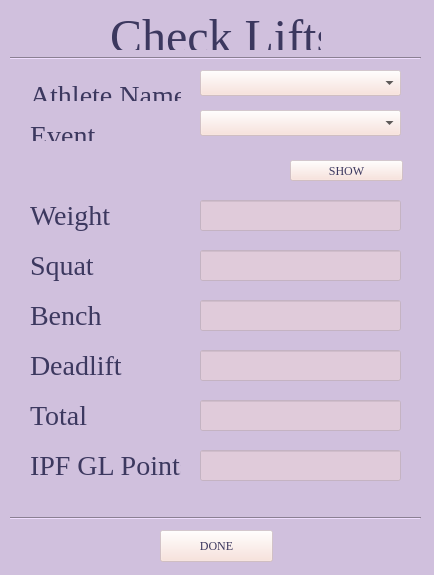
<?xml version="1.0" encoding="UTF-8"?>
<ui version="4.0">
 <class>AthleteCheckLifts</class>
 <widget class="QWidget" name="AthleteCheckLifts">
  <property name="geometry">
   <rect>
    <x>0</x>
    <y>0</y>
    <width>434</width>
    <height>575</height>
   </rect>
  </property>
  <property name="minimumSize">
   <size>
    <width>434</width>
    <height>539</height>
   </size>
  </property>
  <property name="maximumSize">
   <size>
    <width>434</width>
    <height>575</height>
   </size>
  </property>
  <property name="windowTitle">
   <string>Check Lifts</string>
  </property>
  <property name="styleSheet">
   <string notr="true">
background-color: rgb(208, 192, 221);</string>
  </property>
  <widget class="QComboBox" name="EventBox">
   <property name="geometry">
    <rect>
     <x>200</x>
     <y>110</y>
     <width>201</width>
     <height>26</height>
    </rect>
   </property>
   <property name="palette">
    <palette>
     <active>
      <colorrole role="Button">
       <brush brushstyle="SolidPattern">
        <color alpha="99">
         <red>249</red>
         <green>222</green>
         <blue>214</blue>
        </color>
       </brush>
      </colorrole>
      <colorrole role="Text">
       <brush brushstyle="SolidPattern">
        <color alpha="255">
         <red>60</red>
         <green>56</green>
         <blue>95</blue>
        </color>
       </brush>
      </colorrole>
      <colorrole role="Base">
       <brush brushstyle="SolidPattern">
        <color alpha="99">
         <red>249</red>
         <green>222</green>
         <blue>214</blue>
        </color>
       </brush>
      </colorrole>
      <colorrole role="Window">
       <brush brushstyle="SolidPattern">
        <color alpha="99">
         <red>249</red>
         <green>222</green>
         <blue>214</blue>
        </color>
       </brush>
      </colorrole>
     </active>
     <inactive>
      <colorrole role="Button">
       <brush brushstyle="SolidPattern">
        <color alpha="99">
         <red>249</red>
         <green>222</green>
         <blue>214</blue>
        </color>
       </brush>
      </colorrole>
      <colorrole role="Text">
       <brush brushstyle="SolidPattern">
        <color alpha="255">
         <red>60</red>
         <green>56</green>
         <blue>95</blue>
        </color>
       </brush>
      </colorrole>
      <colorrole role="Base">
       <brush brushstyle="SolidPattern">
        <color alpha="99">
         <red>249</red>
         <green>222</green>
         <blue>214</blue>
        </color>
       </brush>
      </colorrole>
      <colorrole role="Window">
       <brush brushstyle="SolidPattern">
        <color alpha="99">
         <red>249</red>
         <green>222</green>
         <blue>214</blue>
        </color>
       </brush>
      </colorrole>
     </inactive>
     <disabled>
      <colorrole role="Button">
       <brush brushstyle="SolidPattern">
        <color alpha="99">
         <red>249</red>
         <green>222</green>
         <blue>214</blue>
        </color>
       </brush>
      </colorrole>
      <colorrole role="Text">
       <brush brushstyle="SolidPattern">
        <color alpha="255">
         <red>127</red>
         <green>127</green>
         <blue>127</blue>
        </color>
       </brush>
      </colorrole>
      <colorrole role="Base">
       <brush brushstyle="SolidPattern">
        <color alpha="99">
         <red>249</red>
         <green>222</green>
         <blue>214</blue>
        </color>
       </brush>
      </colorrole>
      <colorrole role="Window">
       <brush brushstyle="SolidPattern">
        <color alpha="99">
         <red>249</red>
         <green>222</green>
         <blue>214</blue>
        </color>
       </brush>
      </colorrole>
     </disabled>
    </palette>
   </property>
   <property name="font">
    <font>
     <family>Georgia</family>
    </font>
   </property>
   <property name="styleSheet">
    <string notr="true">background-color: rgb(249, 222, 214,99);</string>
   </property>
  </widget>
  <widget class="QLabel" name="label_6">
   <property name="geometry">
    <rect>
     <x>30</x>
     <y>350</y>
     <width>151</width>
     <height>31</height>
    </rect>
   </property>
   <property name="font">
    <font>
     <family>Georgia</family>
     <pointsize>21</pointsize>
    </font>
   </property>
   <property name="text">
    <string>&lt;html&gt;&lt;head/&gt;&lt;body&gt;&lt;p&gt;&lt;span style=&quot; color:#3c385f;&quot;&gt;Deadlift&lt;/span&gt;&lt;/p&gt;&lt;/body&gt;&lt;/html&gt;</string>
   </property>
  </widget>
  <widget class="QLabel" name="label_2">
   <property name="geometry">
    <rect>
     <x>30</x>
     <y>80</y>
     <width>151</width>
     <height>21</height>
    </rect>
   </property>
   <property name="font">
    <font>
     <family>Georgia</family>
     <pointsize>21</pointsize>
    </font>
   </property>
   <property name="text">
    <string>&lt;html&gt;&lt;head/&gt;&lt;body&gt;&lt;p&gt;&lt;span style=&quot; color:#3c385f;&quot;&gt;Athlete Name&lt;/span&gt;&lt;/p&gt;&lt;/body&gt;&lt;/html&gt;</string>
   </property>
  </widget>
  <widget class="QLabel" name="label">
   <property name="geometry">
    <rect>
     <x>110</x>
     <y>10</y>
     <width>211</width>
     <height>41</height>
    </rect>
   </property>
   <property name="font">
    <font>
     <family>Georgia</family>
    </font>
   </property>
   <property name="text">
    <string>&lt;html&gt;&lt;head/&gt;&lt;body&gt;&lt;p align=&quot;center&quot;&gt;&lt;span style=&quot; font-size:36pt; color:#3c385f;&quot;&gt;Check Lifts&lt;/span&gt;&lt;/p&gt;&lt;/body&gt;&lt;/html&gt;</string>
   </property>
  </widget>
  <widget class="QLineEdit" name="Points">
   <property name="geometry">
    <rect>
     <x>200</x>
     <y>450</y>
     <width>201</width>
     <height>31</height>
    </rect>
   </property>
   <property name="palette">
    <palette>
     <active>
      <colorrole role="Button">
       <brush brushstyle="SolidPattern">
        <color alpha="99">
         <red>249</red>
         <green>222</green>
         <blue>214</blue>
        </color>
       </brush>
      </colorrole>
      <colorrole role="Base">
       <brush brushstyle="SolidPattern">
        <color alpha="99">
         <red>249</red>
         <green>222</green>
         <blue>214</blue>
        </color>
       </brush>
      </colorrole>
      <colorrole role="Window">
       <brush brushstyle="SolidPattern">
        <color alpha="99">
         <red>249</red>
         <green>222</green>
         <blue>214</blue>
        </color>
       </brush>
      </colorrole>
     </active>
     <inactive>
      <colorrole role="Button">
       <brush brushstyle="SolidPattern">
        <color alpha="99">
         <red>249</red>
         <green>222</green>
         <blue>214</blue>
        </color>
       </brush>
      </colorrole>
      <colorrole role="Base">
       <brush brushstyle="SolidPattern">
        <color alpha="99">
         <red>249</red>
         <green>222</green>
         <blue>214</blue>
        </color>
       </brush>
      </colorrole>
      <colorrole role="Window">
       <brush brushstyle="SolidPattern">
        <color alpha="99">
         <red>249</red>
         <green>222</green>
         <blue>214</blue>
        </color>
       </brush>
      </colorrole>
     </inactive>
     <disabled>
      <colorrole role="Button">
       <brush brushstyle="SolidPattern">
        <color alpha="99">
         <red>249</red>
         <green>222</green>
         <blue>214</blue>
        </color>
       </brush>
      </colorrole>
      <colorrole role="Base">
       <brush brushstyle="SolidPattern">
        <color alpha="99">
         <red>249</red>
         <green>222</green>
         <blue>214</blue>
        </color>
       </brush>
      </colorrole>
      <colorrole role="Window">
       <brush brushstyle="SolidPattern">
        <color alpha="99">
         <red>249</red>
         <green>222</green>
         <blue>214</blue>
        </color>
       </brush>
      </colorrole>
     </disabled>
    </palette>
   </property>
   <property name="styleSheet">
    <string notr="true">background-color: rgb(249, 222, 214,99);</string>
   </property>
   <property name="readOnly">
    <bool>true</bool>
   </property>
  </widget>
  <widget class="QLineEdit" name="Total">
   <property name="geometry">
    <rect>
     <x>200</x>
     <y>400</y>
     <width>201</width>
     <height>31</height>
    </rect>
   </property>
   <property name="palette">
    <palette>
     <active>
      <colorrole role="Button">
       <brush brushstyle="SolidPattern">
        <color alpha="99">
         <red>249</red>
         <green>222</green>
         <blue>214</blue>
        </color>
       </brush>
      </colorrole>
      <colorrole role="Base">
       <brush brushstyle="SolidPattern">
        <color alpha="99">
         <red>249</red>
         <green>222</green>
         <blue>214</blue>
        </color>
       </brush>
      </colorrole>
      <colorrole role="Window">
       <brush brushstyle="SolidPattern">
        <color alpha="99">
         <red>249</red>
         <green>222</green>
         <blue>214</blue>
        </color>
       </brush>
      </colorrole>
     </active>
     <inactive>
      <colorrole role="Button">
       <brush brushstyle="SolidPattern">
        <color alpha="99">
         <red>249</red>
         <green>222</green>
         <blue>214</blue>
        </color>
       </brush>
      </colorrole>
      <colorrole role="Base">
       <brush brushstyle="SolidPattern">
        <color alpha="99">
         <red>249</red>
         <green>222</green>
         <blue>214</blue>
        </color>
       </brush>
      </colorrole>
      <colorrole role="Window">
       <brush brushstyle="SolidPattern">
        <color alpha="99">
         <red>249</red>
         <green>222</green>
         <blue>214</blue>
        </color>
       </brush>
      </colorrole>
     </inactive>
     <disabled>
      <colorrole role="Button">
       <brush brushstyle="SolidPattern">
        <color alpha="99">
         <red>249</red>
         <green>222</green>
         <blue>214</blue>
        </color>
       </brush>
      </colorrole>
      <colorrole role="Base">
       <brush brushstyle="SolidPattern">
        <color alpha="99">
         <red>249</red>
         <green>222</green>
         <blue>214</blue>
        </color>
       </brush>
      </colorrole>
      <colorrole role="Window">
       <brush brushstyle="SolidPattern">
        <color alpha="99">
         <red>249</red>
         <green>222</green>
         <blue>214</blue>
        </color>
       </brush>
      </colorrole>
     </disabled>
    </palette>
   </property>
   <property name="styleSheet">
    <string notr="true">background-color: rgb(249, 222, 214,99);</string>
   </property>
   <property name="readOnly">
    <bool>true</bool>
   </property>
  </widget>
  <widget class="Line" name="line_2">
   <property name="geometry">
    <rect>
     <x>10</x>
     <y>50</y>
     <width>411</width>
     <height>16</height>
    </rect>
   </property>
   <property name="orientation">
    <enum>Qt::Horizontal</enum>
   </property>
  </widget>
  <widget class="QPushButton" name="ShowLift">
   <property name="geometry">
    <rect>
     <x>290</x>
     <y>160</y>
     <width>113</width>
     <height>21</height>
    </rect>
   </property>
   <property name="palette">
    <palette>
     <active>
      <colorrole role="Button">
       <brush brushstyle="SolidPattern">
        <color alpha="99">
         <red>249</red>
         <green>222</green>
         <blue>214</blue>
        </color>
       </brush>
      </colorrole>
      <colorrole role="ButtonText">
       <brush brushstyle="SolidPattern">
        <color alpha="255">
         <red>60</red>
         <green>56</green>
         <blue>95</blue>
        </color>
       </brush>
      </colorrole>
      <colorrole role="Base">
       <brush brushstyle="SolidPattern">
        <color alpha="99">
         <red>249</red>
         <green>222</green>
         <blue>214</blue>
        </color>
       </brush>
      </colorrole>
      <colorrole role="Window">
       <brush brushstyle="SolidPattern">
        <color alpha="99">
         <red>249</red>
         <green>222</green>
         <blue>214</blue>
        </color>
       </brush>
      </colorrole>
     </active>
     <inactive>
      <colorrole role="Button">
       <brush brushstyle="SolidPattern">
        <color alpha="99">
         <red>249</red>
         <green>222</green>
         <blue>214</blue>
        </color>
       </brush>
      </colorrole>
      <colorrole role="ButtonText">
       <brush brushstyle="SolidPattern">
        <color alpha="255">
         <red>60</red>
         <green>56</green>
         <blue>95</blue>
        </color>
       </brush>
      </colorrole>
      <colorrole role="Base">
       <brush brushstyle="SolidPattern">
        <color alpha="99">
         <red>249</red>
         <green>222</green>
         <blue>214</blue>
        </color>
       </brush>
      </colorrole>
      <colorrole role="Window">
       <brush brushstyle="SolidPattern">
        <color alpha="99">
         <red>249</red>
         <green>222</green>
         <blue>214</blue>
        </color>
       </brush>
      </colorrole>
     </inactive>
     <disabled>
      <colorrole role="Button">
       <brush brushstyle="SolidPattern">
        <color alpha="99">
         <red>249</red>
         <green>222</green>
         <blue>214</blue>
        </color>
       </brush>
      </colorrole>
      <colorrole role="ButtonText">
       <brush brushstyle="SolidPattern">
        <color alpha="255">
         <red>148</red>
         <green>148</green>
         <blue>148</blue>
        </color>
       </brush>
      </colorrole>
      <colorrole role="Base">
       <brush brushstyle="SolidPattern">
        <color alpha="99">
         <red>249</red>
         <green>222</green>
         <blue>214</blue>
        </color>
       </brush>
      </colorrole>
      <colorrole role="Window">
       <brush brushstyle="SolidPattern">
        <color alpha="99">
         <red>249</red>
         <green>222</green>
         <blue>214</blue>
        </color>
       </brush>
      </colorrole>
     </disabled>
    </palette>
   </property>
   <property name="font">
    <font>
     <family>Georgia</family>
    </font>
   </property>
   <property name="styleSheet">
    <string notr="true">background-color: rgb(249, 222, 214,99);</string>
   </property>
   <property name="text">
    <string>SHOW</string>
   </property>
  </widget>
  <widget class="QLineEdit" name="Squat">
   <property name="geometry">
    <rect>
     <x>200</x>
     <y>250</y>
     <width>201</width>
     <height>31</height>
    </rect>
   </property>
   <property name="palette">
    <palette>
     <active>
      <colorrole role="Button">
       <brush brushstyle="SolidPattern">
        <color alpha="99">
         <red>249</red>
         <green>222</green>
         <blue>214</blue>
        </color>
       </brush>
      </colorrole>
      <colorrole role="Base">
       <brush brushstyle="SolidPattern">
        <color alpha="99">
         <red>249</red>
         <green>222</green>
         <blue>214</blue>
        </color>
       </brush>
      </colorrole>
      <colorrole role="Window">
       <brush brushstyle="SolidPattern">
        <color alpha="99">
         <red>249</red>
         <green>222</green>
         <blue>214</blue>
        </color>
       </brush>
      </colorrole>
     </active>
     <inactive>
      <colorrole role="Button">
       <brush brushstyle="SolidPattern">
        <color alpha="99">
         <red>249</red>
         <green>222</green>
         <blue>214</blue>
        </color>
       </brush>
      </colorrole>
      <colorrole role="Base">
       <brush brushstyle="SolidPattern">
        <color alpha="99">
         <red>249</red>
         <green>222</green>
         <blue>214</blue>
        </color>
       </brush>
      </colorrole>
      <colorrole role="Window">
       <brush brushstyle="SolidPattern">
        <color alpha="99">
         <red>249</red>
         <green>222</green>
         <blue>214</blue>
        </color>
       </brush>
      </colorrole>
     </inactive>
     <disabled>
      <colorrole role="Button">
       <brush brushstyle="SolidPattern">
        <color alpha="99">
         <red>249</red>
         <green>222</green>
         <blue>214</blue>
        </color>
       </brush>
      </colorrole>
      <colorrole role="Base">
       <brush brushstyle="SolidPattern">
        <color alpha="99">
         <red>249</red>
         <green>222</green>
         <blue>214</blue>
        </color>
       </brush>
      </colorrole>
      <colorrole role="Window">
       <brush brushstyle="SolidPattern">
        <color alpha="99">
         <red>249</red>
         <green>222</green>
         <blue>214</blue>
        </color>
       </brush>
      </colorrole>
     </disabled>
    </palette>
   </property>
   <property name="styleSheet">
    <string notr="true">background-color: rgb(249, 222, 214,99);</string>
   </property>
   <property name="readOnly">
    <bool>true</bool>
   </property>
  </widget>
  <widget class="QLabel" name="label_4">
   <property name="geometry">
    <rect>
     <x>30</x>
     <y>120</y>
     <width>151</width>
     <height>21</height>
    </rect>
   </property>
   <property name="font">
    <font>
     <family>Georgia</family>
     <pointsize>21</pointsize>
    </font>
   </property>
   <property name="text">
    <string>&lt;html&gt;&lt;head/&gt;&lt;body&gt;&lt;p&gt;&lt;span style=&quot; color:#3c385f;&quot;&gt;Event&lt;/span&gt;&lt;/p&gt;&lt;/body&gt;&lt;/html&gt;</string>
   </property>
  </widget>
  <widget class="QLineEdit" name="Deadlift">
   <property name="geometry">
    <rect>
     <x>200</x>
     <y>350</y>
     <width>201</width>
     <height>31</height>
    </rect>
   </property>
   <property name="palette">
    <palette>
     <active>
      <colorrole role="Button">
       <brush brushstyle="SolidPattern">
        <color alpha="99">
         <red>249</red>
         <green>222</green>
         <blue>214</blue>
        </color>
       </brush>
      </colorrole>
      <colorrole role="Base">
       <brush brushstyle="SolidPattern">
        <color alpha="99">
         <red>249</red>
         <green>222</green>
         <blue>214</blue>
        </color>
       </brush>
      </colorrole>
      <colorrole role="Window">
       <brush brushstyle="SolidPattern">
        <color alpha="99">
         <red>249</red>
         <green>222</green>
         <blue>214</blue>
        </color>
       </brush>
      </colorrole>
     </active>
     <inactive>
      <colorrole role="Button">
       <brush brushstyle="SolidPattern">
        <color alpha="99">
         <red>249</red>
         <green>222</green>
         <blue>214</blue>
        </color>
       </brush>
      </colorrole>
      <colorrole role="Base">
       <brush brushstyle="SolidPattern">
        <color alpha="99">
         <red>249</red>
         <green>222</green>
         <blue>214</blue>
        </color>
       </brush>
      </colorrole>
      <colorrole role="Window">
       <brush brushstyle="SolidPattern">
        <color alpha="99">
         <red>249</red>
         <green>222</green>
         <blue>214</blue>
        </color>
       </brush>
      </colorrole>
     </inactive>
     <disabled>
      <colorrole role="Button">
       <brush brushstyle="SolidPattern">
        <color alpha="99">
         <red>249</red>
         <green>222</green>
         <blue>214</blue>
        </color>
       </brush>
      </colorrole>
      <colorrole role="Base">
       <brush brushstyle="SolidPattern">
        <color alpha="99">
         <red>249</red>
         <green>222</green>
         <blue>214</blue>
        </color>
       </brush>
      </colorrole>
      <colorrole role="Window">
       <brush brushstyle="SolidPattern">
        <color alpha="99">
         <red>249</red>
         <green>222</green>
         <blue>214</blue>
        </color>
       </brush>
      </colorrole>
     </disabled>
    </palette>
   </property>
   <property name="styleSheet">
    <string notr="true">background-color: rgb(249, 222, 214,99);</string>
   </property>
   <property name="readOnly">
    <bool>true</bool>
   </property>
  </widget>
  <widget class="QComboBox" name="NameBox">
   <property name="geometry">
    <rect>
     <x>200</x>
     <y>70</y>
     <width>201</width>
     <height>26</height>
    </rect>
   </property>
   <property name="palette">
    <palette>
     <active>
      <colorrole role="Button">
       <brush brushstyle="SolidPattern">
        <color alpha="99">
         <red>249</red>
         <green>222</green>
         <blue>214</blue>
        </color>
       </brush>
      </colorrole>
      <colorrole role="Text">
       <brush brushstyle="SolidPattern">
        <color alpha="255">
         <red>60</red>
         <green>56</green>
         <blue>95</blue>
        </color>
       </brush>
      </colorrole>
      <colorrole role="Base">
       <brush brushstyle="SolidPattern">
        <color alpha="99">
         <red>249</red>
         <green>222</green>
         <blue>214</blue>
        </color>
       </brush>
      </colorrole>
      <colorrole role="Window">
       <brush brushstyle="SolidPattern">
        <color alpha="99">
         <red>249</red>
         <green>222</green>
         <blue>214</blue>
        </color>
       </brush>
      </colorrole>
     </active>
     <inactive>
      <colorrole role="Button">
       <brush brushstyle="SolidPattern">
        <color alpha="99">
         <red>249</red>
         <green>222</green>
         <blue>214</blue>
        </color>
       </brush>
      </colorrole>
      <colorrole role="Text">
       <brush brushstyle="SolidPattern">
        <color alpha="255">
         <red>60</red>
         <green>56</green>
         <blue>95</blue>
        </color>
       </brush>
      </colorrole>
      <colorrole role="Base">
       <brush brushstyle="SolidPattern">
        <color alpha="99">
         <red>249</red>
         <green>222</green>
         <blue>214</blue>
        </color>
       </brush>
      </colorrole>
      <colorrole role="Window">
       <brush brushstyle="SolidPattern">
        <color alpha="99">
         <red>249</red>
         <green>222</green>
         <blue>214</blue>
        </color>
       </brush>
      </colorrole>
     </inactive>
     <disabled>
      <colorrole role="Button">
       <brush brushstyle="SolidPattern">
        <color alpha="99">
         <red>249</red>
         <green>222</green>
         <blue>214</blue>
        </color>
       </brush>
      </colorrole>
      <colorrole role="Text">
       <brush brushstyle="SolidPattern">
        <color alpha="255">
         <red>127</red>
         <green>127</green>
         <blue>127</blue>
        </color>
       </brush>
      </colorrole>
      <colorrole role="Base">
       <brush brushstyle="SolidPattern">
        <color alpha="99">
         <red>249</red>
         <green>222</green>
         <blue>214</blue>
        </color>
       </brush>
      </colorrole>
      <colorrole role="Window">
       <brush brushstyle="SolidPattern">
        <color alpha="99">
         <red>249</red>
         <green>222</green>
         <blue>214</blue>
        </color>
       </brush>
      </colorrole>
     </disabled>
    </palette>
   </property>
   <property name="font">
    <font>
     <family>Georgia</family>
    </font>
   </property>
   <property name="styleSheet">
    <string notr="true">background-color: rgb(249, 222, 214,99);</string>
   </property>
  </widget>
  <widget class="QPushButton" name="Done">
   <property name="geometry">
    <rect>
     <x>160</x>
     <y>530</y>
     <width>113</width>
     <height>32</height>
    </rect>
   </property>
   <property name="palette">
    <palette>
     <active>
      <colorrole role="Button">
       <brush brushstyle="SolidPattern">
        <color alpha="99">
         <red>249</red>
         <green>222</green>
         <blue>214</blue>
        </color>
       </brush>
      </colorrole>
      <colorrole role="Text">
       <brush brushstyle="SolidPattern">
        <color alpha="255">
         <red>60</red>
         <green>56</green>
         <blue>95</blue>
        </color>
       </brush>
      </colorrole>
      <colorrole role="ButtonText">
       <brush brushstyle="SolidPattern">
        <color alpha="255">
         <red>60</red>
         <green>56</green>
         <blue>95</blue>
        </color>
       </brush>
      </colorrole>
      <colorrole role="Base">
       <brush brushstyle="SolidPattern">
        <color alpha="99">
         <red>249</red>
         <green>222</green>
         <blue>214</blue>
        </color>
       </brush>
      </colorrole>
      <colorrole role="Window">
       <brush brushstyle="SolidPattern">
        <color alpha="99">
         <red>249</red>
         <green>222</green>
         <blue>214</blue>
        </color>
       </brush>
      </colorrole>
     </active>
     <inactive>
      <colorrole role="Button">
       <brush brushstyle="SolidPattern">
        <color alpha="99">
         <red>249</red>
         <green>222</green>
         <blue>214</blue>
        </color>
       </brush>
      </colorrole>
      <colorrole role="Text">
       <brush brushstyle="SolidPattern">
        <color alpha="255">
         <red>60</red>
         <green>56</green>
         <blue>95</blue>
        </color>
       </brush>
      </colorrole>
      <colorrole role="ButtonText">
       <brush brushstyle="SolidPattern">
        <color alpha="255">
         <red>60</red>
         <green>56</green>
         <blue>95</blue>
        </color>
       </brush>
      </colorrole>
      <colorrole role="Base">
       <brush brushstyle="SolidPattern">
        <color alpha="99">
         <red>249</red>
         <green>222</green>
         <blue>214</blue>
        </color>
       </brush>
      </colorrole>
      <colorrole role="Window">
       <brush brushstyle="SolidPattern">
        <color alpha="99">
         <red>249</red>
         <green>222</green>
         <blue>214</blue>
        </color>
       </brush>
      </colorrole>
     </inactive>
     <disabled>
      <colorrole role="Button">
       <brush brushstyle="SolidPattern">
        <color alpha="99">
         <red>249</red>
         <green>222</green>
         <blue>214</blue>
        </color>
       </brush>
      </colorrole>
      <colorrole role="Text">
       <brush brushstyle="SolidPattern">
        <color alpha="255">
         <red>127</red>
         <green>127</green>
         <blue>127</blue>
        </color>
       </brush>
      </colorrole>
      <colorrole role="ButtonText">
       <brush brushstyle="SolidPattern">
        <color alpha="255">
         <red>148</red>
         <green>148</green>
         <blue>148</blue>
        </color>
       </brush>
      </colorrole>
      <colorrole role="Base">
       <brush brushstyle="SolidPattern">
        <color alpha="99">
         <red>249</red>
         <green>222</green>
         <blue>214</blue>
        </color>
       </brush>
      </colorrole>
      <colorrole role="Window">
       <brush brushstyle="SolidPattern">
        <color alpha="99">
         <red>249</red>
         <green>222</green>
         <blue>214</blue>
        </color>
       </brush>
      </colorrole>
     </disabled>
    </palette>
   </property>
   <property name="font">
    <font>
     <family>Georgia</family>
    </font>
   </property>
   <property name="styleSheet">
    <string notr="true">background-color: rgb(249, 222, 214,99);</string>
   </property>
   <property name="text">
    <string>DONE</string>
   </property>
  </widget>
  <widget class="Line" name="line_4">
   <property name="geometry">
    <rect>
     <x>10</x>
     <y>510</y>
     <width>411</width>
     <height>16</height>
    </rect>
   </property>
   <property name="orientation">
    <enum>Qt::Horizontal</enum>
   </property>
  </widget>
  <widget class="QLabel" name="label_8">
   <property name="geometry">
    <rect>
     <x>30</x>
     <y>400</y>
     <width>151</width>
     <height>31</height>
    </rect>
   </property>
   <property name="font">
    <font>
     <family>Georgia</family>
     <pointsize>21</pointsize>
    </font>
   </property>
   <property name="text">
    <string>&lt;html&gt;&lt;head/&gt;&lt;body&gt;&lt;p&gt;&lt;span style=&quot; color:#3c385f;&quot;&gt;Total&lt;/span&gt;&lt;/p&gt;&lt;/body&gt;&lt;/html&gt;</string>
   </property>
  </widget>
  <widget class="QLabel" name="label_7">
   <property name="geometry">
    <rect>
     <x>30</x>
     <y>300</y>
     <width>151</width>
     <height>31</height>
    </rect>
   </property>
   <property name="font">
    <font>
     <family>Georgia</family>
     <pointsize>21</pointsize>
    </font>
   </property>
   <property name="text">
    <string>&lt;html&gt;&lt;head/&gt;&lt;body&gt;&lt;p&gt;&lt;span style=&quot; color:#3c385f;&quot;&gt;Bench&lt;/span&gt;&lt;/p&gt;&lt;/body&gt;&lt;/html&gt;</string>
   </property>
  </widget>
  <widget class="QLabel" name="label_5">
   <property name="geometry">
    <rect>
     <x>30</x>
     <y>250</y>
     <width>151</width>
     <height>31</height>
    </rect>
   </property>
   <property name="font">
    <font>
     <family>Georgia</family>
     <pointsize>21</pointsize>
    </font>
   </property>
   <property name="text">
    <string>&lt;html&gt;&lt;head/&gt;&lt;body&gt;&lt;p&gt;&lt;span style=&quot; color:#3c385f;&quot;&gt;Squat&lt;/span&gt;&lt;/p&gt;&lt;/body&gt;&lt;/html&gt;</string>
   </property>
  </widget>
  <widget class="QLabel" name="label_9">
   <property name="geometry">
    <rect>
     <x>30</x>
     <y>450</y>
     <width>151</width>
     <height>31</height>
    </rect>
   </property>
   <property name="font">
    <font>
     <family>Georgia</family>
     <pointsize>21</pointsize>
    </font>
   </property>
   <property name="text">
    <string>&lt;html&gt;&lt;head/&gt;&lt;body&gt;&lt;p&gt;&lt;span style=&quot; color:#3c385f;&quot;&gt;IPF GL Points&lt;/span&gt;&lt;/p&gt;&lt;/body&gt;&lt;/html&gt;</string>
   </property>
  </widget>
  <widget class="QLineEdit" name="Bench">
   <property name="geometry">
    <rect>
     <x>200</x>
     <y>300</y>
     <width>201</width>
     <height>31</height>
    </rect>
   </property>
   <property name="palette">
    <palette>
     <active>
      <colorrole role="Button">
       <brush brushstyle="SolidPattern">
        <color alpha="99">
         <red>249</red>
         <green>222</green>
         <blue>214</blue>
        </color>
       </brush>
      </colorrole>
      <colorrole role="Base">
       <brush brushstyle="SolidPattern">
        <color alpha="99">
         <red>249</red>
         <green>222</green>
         <blue>214</blue>
        </color>
       </brush>
      </colorrole>
      <colorrole role="Window">
       <brush brushstyle="SolidPattern">
        <color alpha="99">
         <red>249</red>
         <green>222</green>
         <blue>214</blue>
        </color>
       </brush>
      </colorrole>
     </active>
     <inactive>
      <colorrole role="Button">
       <brush brushstyle="SolidPattern">
        <color alpha="99">
         <red>249</red>
         <green>222</green>
         <blue>214</blue>
        </color>
       </brush>
      </colorrole>
      <colorrole role="Base">
       <brush brushstyle="SolidPattern">
        <color alpha="99">
         <red>249</red>
         <green>222</green>
         <blue>214</blue>
        </color>
       </brush>
      </colorrole>
      <colorrole role="Window">
       <brush brushstyle="SolidPattern">
        <color alpha="99">
         <red>249</red>
         <green>222</green>
         <blue>214</blue>
        </color>
       </brush>
      </colorrole>
     </inactive>
     <disabled>
      <colorrole role="Button">
       <brush brushstyle="SolidPattern">
        <color alpha="99">
         <red>249</red>
         <green>222</green>
         <blue>214</blue>
        </color>
       </brush>
      </colorrole>
      <colorrole role="Base">
       <brush brushstyle="SolidPattern">
        <color alpha="99">
         <red>249</red>
         <green>222</green>
         <blue>214</blue>
        </color>
       </brush>
      </colorrole>
      <colorrole role="Window">
       <brush brushstyle="SolidPattern">
        <color alpha="99">
         <red>249</red>
         <green>222</green>
         <blue>214</blue>
        </color>
       </brush>
      </colorrole>
     </disabled>
    </palette>
   </property>
   <property name="styleSheet">
    <string notr="true">background-color: rgb(249, 222, 214,99);</string>
   </property>
   <property name="readOnly">
    <bool>true</bool>
   </property>
  </widget>
  <widget class="QLabel" name="label_10">
   <property name="geometry">
    <rect>
     <x>30</x>
     <y>200</y>
     <width>161</width>
     <height>31</height>
    </rect>
   </property>
   <property name="font">
    <font>
     <family>Georgia</family>
     <pointsize>21</pointsize>
    </font>
   </property>
   <property name="text">
    <string>&lt;html&gt;&lt;head/&gt;&lt;body&gt;&lt;p&gt;&lt;span style=&quot; color:#3c385f;&quot;&gt;Weight&lt;/span&gt;&lt;/p&gt;&lt;/body&gt;&lt;/html&gt;</string>
   </property>
  </widget>
  <widget class="QLineEdit" name="WeightCat">
   <property name="geometry">
    <rect>
     <x>200</x>
     <y>200</y>
     <width>201</width>
     <height>31</height>
    </rect>
   </property>
   <property name="palette">
    <palette>
     <active>
      <colorrole role="Button">
       <brush brushstyle="SolidPattern">
        <color alpha="99">
         <red>249</red>
         <green>222</green>
         <blue>214</blue>
        </color>
       </brush>
      </colorrole>
      <colorrole role="Base">
       <brush brushstyle="SolidPattern">
        <color alpha="99">
         <red>249</red>
         <green>222</green>
         <blue>214</blue>
        </color>
       </brush>
      </colorrole>
      <colorrole role="Window">
       <brush brushstyle="SolidPattern">
        <color alpha="99">
         <red>249</red>
         <green>222</green>
         <blue>214</blue>
        </color>
       </brush>
      </colorrole>
     </active>
     <inactive>
      <colorrole role="Button">
       <brush brushstyle="SolidPattern">
        <color alpha="99">
         <red>249</red>
         <green>222</green>
         <blue>214</blue>
        </color>
       </brush>
      </colorrole>
      <colorrole role="Base">
       <brush brushstyle="SolidPattern">
        <color alpha="99">
         <red>249</red>
         <green>222</green>
         <blue>214</blue>
        </color>
       </brush>
      </colorrole>
      <colorrole role="Window">
       <brush brushstyle="SolidPattern">
        <color alpha="99">
         <red>249</red>
         <green>222</green>
         <blue>214</blue>
        </color>
       </brush>
      </colorrole>
     </inactive>
     <disabled>
      <colorrole role="Button">
       <brush brushstyle="SolidPattern">
        <color alpha="99">
         <red>249</red>
         <green>222</green>
         <blue>214</blue>
        </color>
       </brush>
      </colorrole>
      <colorrole role="Base">
       <brush brushstyle="SolidPattern">
        <color alpha="99">
         <red>249</red>
         <green>222</green>
         <blue>214</blue>
        </color>
       </brush>
      </colorrole>
      <colorrole role="Window">
       <brush brushstyle="SolidPattern">
        <color alpha="99">
         <red>249</red>
         <green>222</green>
         <blue>214</blue>
        </color>
       </brush>
      </colorrole>
     </disabled>
    </palette>
   </property>
   <property name="styleSheet">
    <string notr="true">background-color: rgb(249, 222, 214,99);</string>
   </property>
   <property name="readOnly">
    <bool>true</bool>
   </property>
  </widget>
 </widget>
 <resources/>
 <connections/>
</ui>
